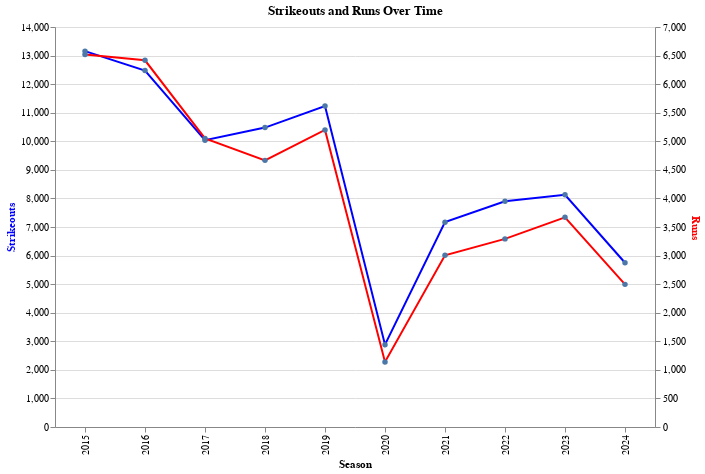

Write notebook code for a chart like this one.
### Markdown cell above
3. How have strikeouts and run scoring trended over time?
Visualization Example: Dual-Axis Line Chart using Altair

### Code cell
# Load the combined data from CSV
combined_data2 = pd.read_csv('pitching_stats_2015_2024.csv')

# Grouping by Season and calculating total strikeouts and runs
trends = combined_data2.groupby('Season').agg({'SO': 'sum', 'R': 'sum'}).reset_index()

# Creating a dual-axis line chart for strikeouts and runs over time
base = alt.Chart(trends).encode(x='Season:O')

# Line chart for Strikeouts
strikeouts_line = base.mark_line(point=True, color='blue').encode(
    y=alt.Y('SO:Q', title='Strikeouts', axis=alt.Axis(titleColor='blue')),
    tooltip=['Season', 'SO']
)

# Line chart for Runs
runs_line = base.mark_line(point=True, color='red').encode(
    y=alt.Y('R:Q', title='Runs', axis=alt.Axis(titleColor='red')),
    tooltip=['Season', 'R']
)

# Combine the charts with dual y-axes
combined_chart = alt.layer(strikeouts_line, runs_line).resolve_scale(
    y='independent'
).properties(
    width=600,
    height=400,
    title='Strikeouts and Runs Over Time'
)

combined_chart.show()

### Figure 1 — Vega-Lite specification as saved in the notebook (floating-point values rounded to 4 significant figures)
{"config": {"view": {"continuousWidth": 300, "continuousHeight": 300}}, "layer": [{"mark": {"type": "line", "color": "blue", "point": true}, "encoding": {"tooltip": [{"field": "Season", "type": "quantitative"}, {"field": "SO", "type": "quantitative"}], "x": {"field": "Season", "type": "ordinal"}, "y": {"axis": {"titleColor": "blue"}, "field": "SO", "title": "Strikeouts", "type": "quantitative"}}}, {"mark": {"type": "line", "color": "red", "point": true}, "encoding": {"tooltip": [{"field": "Season", "type": "quantitative"}, {"field": "R", "type": "quantitative"}], "x": {"field": "Season", "type": "ordinal"}, "y": {"axis": {"titleColor": "red"}, "field": "R", "title": "Runs", "type": "quantitative"}}}], "data": {"name": "data-379e12815ad905558b876c3fac941c1f"}, "height": 400, "resolve": {"scale": {"y": "independent"}}, "title": "Strikeouts and Runs Over Time", "width": 600, "$schema": "https://vega.github.io/schema/vega-lite/v5.17.0.json", "datasets": {"data-379e12815ad905558b876c3fac941c1f": [{"Season": 2015, "SO": 13156, "R": 6518}, {"Season": 2016, "SO": 12475, "R": 6417}, {"Season": 2017, "SO": 10037, "R": 5050}, {"Season": 2018, "SO": 10480, "R": 4666}, {"Season": 2019, "SO": 11232, "R": 5199}, {"Season": 2020, "SO": 2882, "R": 1139}, {"Season": 2021, "SO": 7169, "R": 3005}, {"Season": 2022, "SO": 7900, "R": 3292}, {"Season": 2023, "SO": 8129, "R": 3669}, {"Season": 2024, "SO": 5750, "R": 2496}]}}
